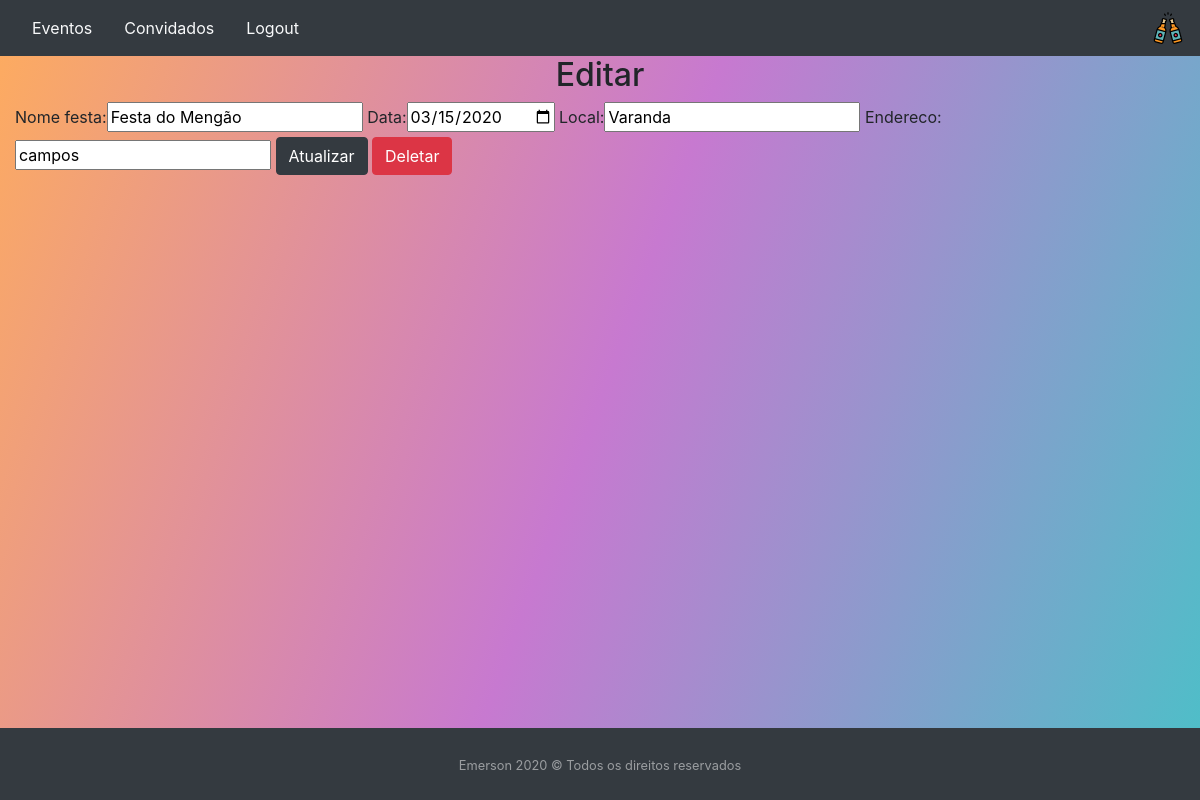
Screenshot of /eventos/update/1 (signed in) with the database file from the repository.
### evento/models.py (models this page shows, shortened)
class Evento(models.Model):
    user = models.ForeignKey(settings.AUTH_USER_MODEL, default=1, on_delete=models.CASCADE)
    nome_festa = models.CharField(max_length=150)
    data = models.DateField()
    local = models.CharField(max_length=150)
    endereco = models.CharField(max_length=200)

### evento/views.py (the view)
# urls.py: path('update/<id>', updateEvento, name='updateEvento'),
@login_required()
def updateEvento(request, id):
    evento = Evento.objects.get(id=id)
    form = EventoForm(request.POST or None, instance=evento)
    if request.method == 'POST':
        if form.is_valid():
            instance = form.save(commit=False)
            instance.user = request.user
            instance.save()
            return redirect('eventos')
    else:
        return render(request, 'evento/updateEvento.html', {'evento': evento, 'form': form})

### evento/forms.py
class EventoForm(ModelForm):
    class Meta:
        model= Evento
        fields = '__all__'
        widgets = {'user': forms.HiddenInput(), 'data':DateInput()}

### evento/templates/evento/updateEvento.html (shortened to what this page needs)
{%extends 'evento/base.html'%}
{%load bootstrap%}
{%load static%}
{%block menu%}
<nav class="navbar navbar-dark bg-dark">
    <ul class="nav">
      <li class="nav-item">
        <a class="nav-link text-light bg-dark" href="{%url 'eventos'%}">Eventos</a>
      </li>
      <li class="nav-item">
        <a class="nav-link active text-light bg-dark" href="{%url 'convidados'%}">Convidados</a>
      </li>
      <li class="nav-item">
         <a class="nav-link text-light bg-dark" href="{%url 'logout'%}" >Logout</a>
      </li>
    </ul>
    <div>
        <img src="{% static '/img/cerveja.png'%}">
    </div>
</nav>
{%endblock %}
{%block main%}
<div class="row">
    <div class="col">
        <h2 align="center">Editar</h2>
        <form action= "{% url 'updateEvento' evento.id %}" method ="POST">
            {{form|bootstrap}}
            <button type="submit" class="btn btn-dark">Atualizar</button>
            <a href="{%url 'deleteEvento' evento.id %}" class="btn btn-danger">Deletar</a>
        </form>
    </div>
</div>
{%endblock%}

### static/stick-footer.css (style rules this page uses)
html, body { height: 100%; }
body { background: #007bff; background: linear-gradient(to right, #0062E6, #33AEFF); }

### static/style.css (style rules this page uses)
body { background: linear-gradient(110deg, #fc00ff, #00dbde ); }

### rows the page displays
Evento: nome_festa "Festa do Mengão", data "03/15/2020", local "Varanda", endereco "campos"
